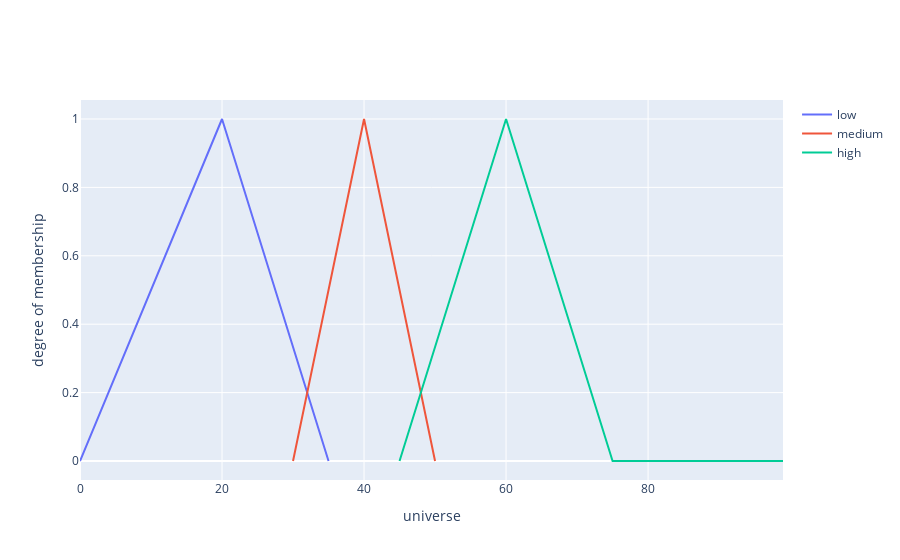

Notebook cell for this chart:
### Markdown cell above
## **📝 Consequent - Amount of Order**

---

**👉 `W` is our consequent and the linguistic variable for the amount of ordering drug for our warehouse.**

> * First we picked up three linguistic values with range `[0, 36), [30, 51) and [45, 101)` from our `universe` for `low`, `medium` and `high` respectively for `W.`
> * Second we used triangular membership function to generate membership degree for each defined fuzzy set (linguistic values).
> * Finally we plotted the line of each fuzzy set using their universe and their corresponding membership degree.

### Code cell
class W: # linguistic variable
    low    = None # linguistic value
    medium = None
    high   = None
    name   = "amount of order" 


class _range:
    def __init__(self, lingvar, u, m=None):
        self.universe = u
        self.mf       = m
        self.lingvar  = lingvar



# ---------------------------------
# setting up universe for each sets
# ---------------------------------


W.low    = _range(lingvar="low", u=universe[0:36])
W.medium = _range(lingvar="medium", u=universe[30:51])
W.high   = _range(lingvar="high", u=universe[45:101])


# -------------------------------
# generating membership functions
# -------------------------------


W.low.mf      = trimf(W.low.universe, [0, 20, 35])
W.medium.mf   = trimf(W.medium.universe, [30, 40, 50])
W.high.mf     = trimf(W.high.universe, [45, 60, 75])


# -----------------------------
# plotting membership functions
# -----------------------------

fig = go.Figure()
fig.add_trace(go.Scatter(x=W.low.universe, y=W.low.mf, mode='lines', name='low'))
fig.add_trace(go.Scatter(x=W.medium.universe, y=W.medium.mf, mode='lines', name='medium'))
fig.add_trace(go.Scatter(x=W.high.universe, y=W.high.mf, mode='lines', name='high'))
fig.update_xaxes(title_text='universe')
fig.update_yaxes(title_text='degree of membership')
fig.show()

### Figure 1 — Plotly figure (JSON) as saved in the notebook; plotly's stock layout.template omitted (floating-point values rounded to 4 significant figures)
{"data": [{"mode": "lines", "name": "low", "type": "scatter", "x": [0, 1, 2, 3, 4, 5, 6, 7, 8, 9, 10, 11, 12, 13, 14, 15, 16, 17, 18, 19, 20, 21, 22, 23, 24, 25, 26, 27, 28, 29, 30, 31, 32, 33, 34, 35], "y": [0, 0.05, 0.1, 0.15, 0.2, 0.25, 0.3, 0.35, 0.4, 0.45, 0.5, 0.55, 0.6, 0.65, 0.7, 0.75, 0.8, 0.85, 0.9, 0.95, 1, 0.9333, 0.8667, 0.8, 0.7333, 0.6667, 0.6, 0.5333, 0.4667, 0.4, 0.3333, 0.2667, 0.2, 0.1333, 0.06667, 0]}, {"mode": "lines", "name": "medium", "type": "scatter", "x": [30, 31, 32, 33, 34, 35, 36, 37, 38, 39, 40, 41, 42, 43, 44, 45, 46, 47, 48, 49, 50], "y": [0, 0.1, 0.2, 0.3, 0.4, 0.5, 0.6, 0.7, 0.8, 0.9, 1, 0.9, 0.8, 0.7, 0.6, 0.5, 0.4, 0.3, 0.2, 0.1, 0]}, {"mode": "lines", "name": "high", "type": "scatter", "x": [45, 46, 47, 48, 49, 50, 51, 52, 53, 54, 55, 56, 57, 58, 59, 60, 61, 62, 63, 64, 65, 66, 67, 68, 69, 70, 71, 72, 73, 74, 75, 76, 77, 78, 79, 80, 81, 82, 83, 84, 85, 86, 87, 88, 89, 90, 91, 92, 93, 94, 95, 96, 97, 98, 99], "y": [0, 0.06667, 0.1333, 0.2, 0.2667, 0.3333, 0.4, 0.4667, 0.5333, 0.6, 0.6667, 0.7333, 0.8, 0.8667, 0.9333, 1, 0.9333, 0.8667, 0.8, 0.7333, 0.6667, 0.6, 0.5333, 0.4667, 0.4, 0.3333, 0.2667, 0.2, 0.1333, 0.06667, 0, 0, 0, 0, 0, 0, 0, 0, 0, 0, 0, 0, 0, 0, 0, 0, 0, 0, 0, 0, 0, 0, 0, 0, 0]}], "layout": {"xaxis": {"title": {"text": "universe"}}, "yaxis": {"title": {"text": "degree of membership"}}}}
